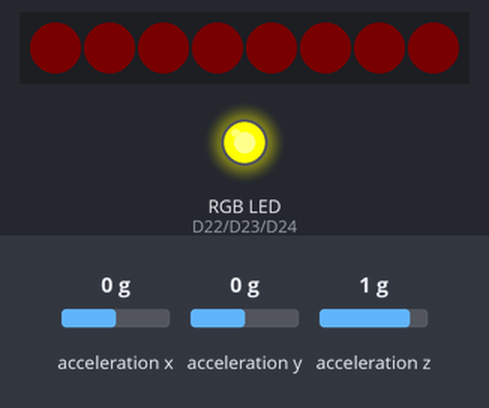
Simulated run of this program. Board: Arduino Nano 33 BLE. Shown: 8 RGB LEDs in strip order, left to right, an RGB LED mixed from three pins (HIGH = lit). Inputs (shaded band) come from the test bench; at power-on: acceleration x 0 g, acceleration y 0 g, acceleration z 1 g. Dim RGB values are drawn brighter than linear.

Above: at 1.2 s.
1.3 s: acceleration x set to -0.3 g
At 1.45 s:
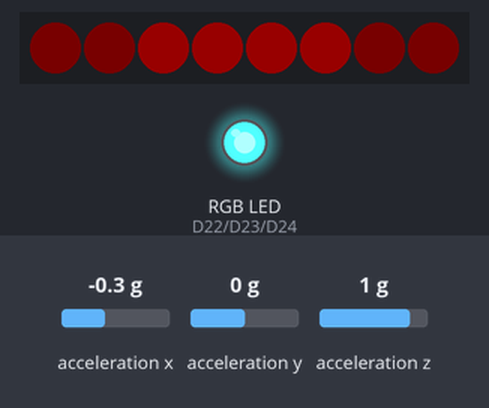
3.1 s: acceleration x set to -0.6 g
At 4.6 s:
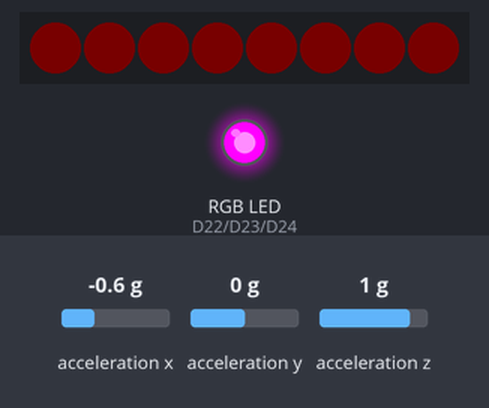
4.9 s: acceleration x set to -1.4 g
At 5.06 s:
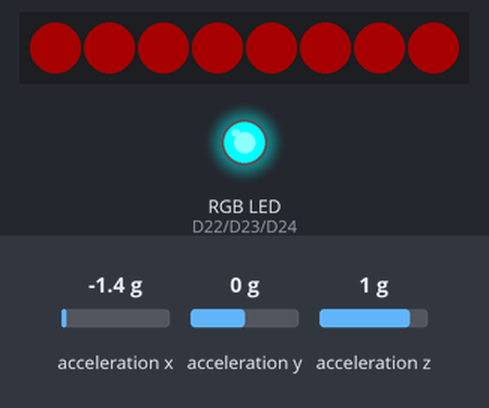
6.7 s: acceleration x set to 0 g
At 8.5 s:
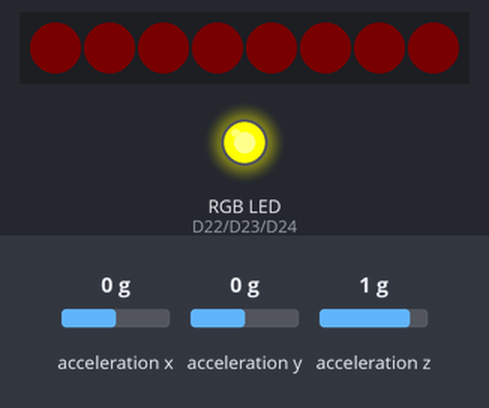
8.8 s: acceleration x set to -0.8 g
At 10.5 s:
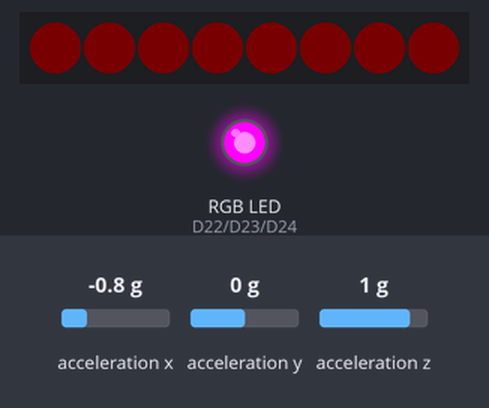
Timing chart, 0 to 11.8 s (numbered marks = the images above; inputs shaded):
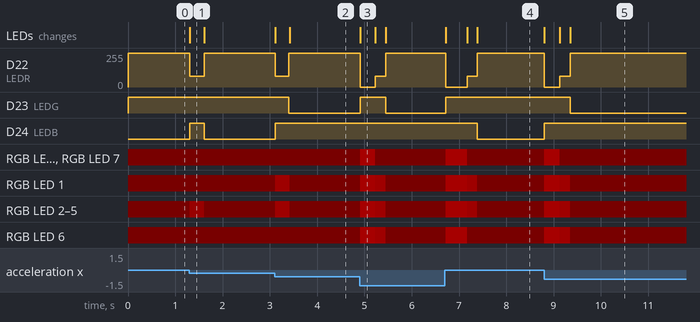

Measured:
- the behaviour switches between -0.1 and -0.2 g on acceleration x (found by bisection; images 0 and 1)
- the behaviour switches between -0.4 and -0.5 g on acceleration x (found by bisection; images 1 and 2)
- after the input at 1.3 s, D22 (LEDR): 255/255 → 80/255 at once, → 255/255 0.30 s later; D24 (LEDB): LOW → HIGH at once, → LOW 0.30 s later; RGB LED 2–5: RGB(2, 0, 0) → RGB(23, 0, 0) at once, → RGB(2, 0, 0) 0.30 s later; the LEDs: change at once (image 1)
- after the input at 3.1 s, D22 (LEDR): 255/255 → 80/255 at once, → 255/255 0.28 s later; D23 (LEDG): HIGH → LOW after 0.30 s; D24 (LEDB): LOW → HIGH at once; RGB LED 1–5: RGB(2, 0, 0) → RGB(30, 0, 0) at once, → RGB(2, 0, 0) 0.30 s later; the LEDs: first change at once (image 2 shows a later state)
- after the input at 4.9 s, D22 (LEDR): 255/255 → 0/255 at once, → 80/255 0.32 s later, → 255/255 0.22 s later; D23 (LEDG): LOW → HIGH at once, → LOW 0.54 s later
- after the input at 6.7 s, D22 (LEDR): 255/255 → 0/255 at once, → 80/255 0.46 s later, → 255/255 0.20 s later; D23 (LEDG): LOW → HIGH at once
- after the input at 8.8 s, D22 (LEDR): 255/255 → 0/255 at once, → 80/255 0.32 s later, → 255/255 0.22 s later; D23 (LEDG): HIGH → LOW after 0.55 s

The program:

main.cpp
```cpp
#include <Arduino.h>
#include <Arduino_LSM9DS1.h>
#include <Adafruit_NeoPixel.h>
#include <math.h>

// ---------- NeoPixel ----------
#define LED_PIN     6
#define NUMPIXELS   8
Adafruit_NeoPixel strip(NUMPIXELS, LED_PIN, NEO_GRB + NEO_KHZ800);

// Keep low for 3.3V-pin power
const uint8_t PIXEL_BRIGHTNESS_CAP = 40;

// Tail and brake brightness
const uint8_t TAIL_R_BASE = 18;     // dim red tail
const uint8_t BRAKE_R_MAX = 255;    // full red (scaled by brightness cap)

// ---------- Onboard RGB LED (active LOW) ----------
#ifndef LEDR
  #define LEDR 22
  #define LEDG 23
  #define LEDB 24
#endif

// 0 = X, 1 = Y, 2 = Z  (set forward axis for best behavior)
#define FORWARD_AXIS 0

static inline float pickForwardAxis(float ax, float ay, float az) {
#if FORWARD_AXIS == 0
  return ax;
#elif FORWARD_AXIS == 1
  return ay;
#else
  return az;
#endif
}

static inline float clamp01(float v) {
  if (v < 0.0f) return 0.0f;
  if (v > 1.0f) return 1.0f;
  return v;
}

// Onboard RGB: active-low PWM (0=ON, 255=OFF)
void onboardRGB(uint8_t r, uint8_t g, uint8_t b) {
  analogWrite(LEDR, r);
  analogWrite(LEDG, g);
  analogWrite(LEDB, b);
}

// ---------- Timing ----------
const uint32_t IMU_MS = 5;
const uint32_t LED_MS = 20;

// ---------- Motion detect ----------
const float MOTION_ON_G  = 0.10f;
const float MOTION_OFF_G = 0.05f;
const float MOTION_ALPHA = 0.30f;

// ---------- Forward accel filtering ----------
float aFwdLP = 0.0f;
const float AX_LP_ALPHA = 0.02f;

// ---------- Brake intensity (direction-agnostic) ----------
const float BRAKE_START_G      = 0.09f;  // below this => no brake
const float BRAKE_FULL_G       = 0.28f;  // at/above this => full brake bar
const float BRAKE_OFF_HYST_G   = 0.03f;
const float BRAKE_SMOOTH_ALPHA = 0.25f;

// Optional hard-brake flash
const bool HARD_FLASH_ENABLE = true;
const float HARD_FLASH_G = 0.34f;
const uint32_t HARD_FLASH_MS = 120;

// ---------- State ----------
uint32_t lastImu = 0, lastLed = 0;
float motionMetricG = 0.0f;
bool moving = false;

bool brakeArmed = false;
float brakeLevel = 0.0f; // 0..1
uint32_t flashUntil = 0;

// Center-out pixel order for 8 LEDs:
// indices: 3,4,2,5,1,6,0,7
const uint8_t CENTER_OUT[NUMPIXELS] = {3, 4, 2, 5, 1, 6, 0, 7};

void setTailAll() {
  for (int i = 0; i < NUMPIXELS; i++) {
    strip.setPixelColor(i, strip.Color(TAIL_R_BASE, 0, 0));
  }
}

void setBrakeBar(float level01, bool hardFlash) {
  // Always start from tail
  setTailAll();

  // How many pixels should be "brake lit" (0..8)
  int n = (int)(level01 * (float)NUMPIXELS + 0.5f);
  if (n < 0) n = 0;
  if (n > NUMPIXELS) n = NUMPIXELS;

  // Compute per-brake pixel brightness:
  // - if hardFlash: full red
  // - else: scale red intensity with level for a natural look
  uint8_t brakeR = hardFlash ? BRAKE_R_MAX : (uint8_t)(60 + level01 * 195); // 60..255

  // Light from center outward
  for (int k = 0; k < n; k++) {
    uint8_t idx = CENTER_OUT[k];
    strip.setPixelColor(idx, strip.Color(brakeR, 0, 0));
  }

  strip.show();
}

void setup() {
  pinMode(LEDR, OUTPUT);
  pinMode(LEDG, OUTPUT);
  pinMode(LEDB, OUTPUT);

  strip.begin();
  strip.setBrightness(PIXEL_BRIGHTNESS_CAP);
  strip.show();

  if (!IMU.begin()) {
    // IMU fail pattern
    while (1) {
      onboardRGB(0, 255, 0); // R+B on (active-low)
      setTailAll(); strip.show();
      delay(200);
      onboardRGB(255, 255, 255);
      for (int i = 0; i < NUMPIXELS; i++) strip.setPixelColor(i, 0);
      strip.show();
      delay(200);
    }
  }

  // Idle indicator (blue) + tail
  onboardRGB(255, 255, 0);
  setTailAll();
  strip.show();
}

void loop() {
  const uint32_t now = millis();

  // -------- IMU sampling --------
  if (now - lastImu >= IMU_MS) {
    lastImu = now;

    if (IMU.accelerationAvailable()) {
      float ax, ay, az;
      IMU.readAcceleration(ax, ay, az);

      // Motion metric
      float amag = sqrtf(ax * ax + ay * ay + az * az);
      float dev  = fabsf(amag - 1.0f);
      motionMetricG = (1.0f - MOTION_ALPHA) * motionMetricG + MOTION_ALPHA * dev;

      if (!moving && motionMetricG > MOTION_ON_G) moving = true;
      if ( moving && motionMetricG < MOTION_OFF_G) moving = false;

      // High-pass forward axis
      float aFwd = pickForwardAxis(ax, ay, az);
      aFwdLP = (1.0f - AX_LP_ALPHA) * aFwdLP + AX_LP_ALPHA * aFwd;
      float aFwdHP = aFwd - aFwdLP;

      // Direction-agnostic "braking intensity"
      float brakeG = fabsf(aFwdHP);

      // Hysteresis arm/disarm
      if (!brakeArmed) {
        if (brakeG > BRAKE_START_G) brakeArmed = true;
      } else {
        if (brakeG < (BRAKE_START_G - BRAKE_OFF_HYST_G)) brakeArmed = false;
      }

      float target = 0.0f;
      if (brakeArmed) {
        target = (brakeG - BRAKE_START_G) / (BRAKE_FULL_G - BRAKE_START_G);
        target = clamp01(target);
      }

      // Smooth level
      brakeLevel = (1.0f - BRAKE_SMOOTH_ALPHA) * brakeLevel + BRAKE_SMOOTH_ALPHA * target;

      // Hard flash
      if (HARD_FLASH_ENABLE && brakeG > HARD_FLASH_G) {
        flashUntil = now + HARD_FLASH_MS;
      }
    }
  }

  // -------- LED update --------
  if (now - lastLed >= LED_MS) {
    lastLed = now;

    const bool hardFlash = (now < flashUntil);

    if (hardFlash) {
      setBrakeBar(1.0f, true);
      onboardRGB(0, 255, 255);  // onboard red (active-low)
    } else {
      setBrakeBar(brakeLevel, false);
      if (brakeLevel > 0.05f) {
        onboardRGB(80, 255, 255);  // dim onboard red hint
      } else if (moving) {
        onboardRGB(255, 0, 255);   // green = moving
      } else {
        onboardRGB(255, 255, 0);   // blue = idle
      }
    }
  }
}
```
